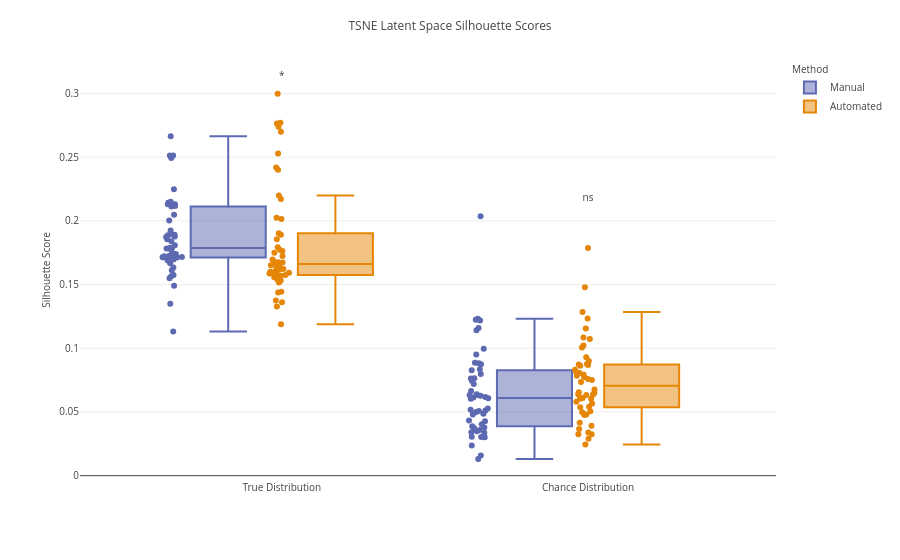

The code cell stored with this chart in its notebook:
### Code cell
silscor_dfmelted2S1 = silscor_dfmelted_tr_ch[silscor_dfmelted_tr_ch['Patient'] == 'S1']
fig = px.box(
    silscor_dfmelted2S1,
    y='Silhouette Score',
    x='Silhouette Level',
    color='Method',
    points='all',  # Shows stripplot-like points
    boxmode='group',
    color_discrete_sequence= px.colors.qualitative.Vivid, 
    color_discrete_map= colorsmap, 
    category_orders=orderforplot    
    )
#fig.update_traces(marker=dict(size=4,opacity=0.9), jitter=0.3, boxmean=True)

# Add significance annotations manually
levels = silscor_dfmelted2S1['Silhouette Level'].unique()

for i, level in enumerate(levels):
    sub_df = silscor_dfmelted2S1[silscor_dfmelted2S1['Silhouette Level'] == level]
    scores_manual = sub_df[sub_df['Method'] == 'Manual']['Silhouette Score'].to_numpy()
    scores_auto = sub_df[sub_df['Method'] == 'Automated']['Silhouette Score'].to_numpy()
    
    stat, p_val = mannwhitneyu(scores_manual, scores_auto)

    # Define label
    sig_label = 'ns'
    if p_val < 0.001:
        sig_label = '***'
    elif p_val < 0.01:
        sig_label = '**'
    elif p_val < 0.05:
        sig_label = '*'

    # Compute annotation Y position
    y_max = sub_df['Silhouette Score'].max()
    fig.add_trace(go.Scatter(
        x=[level],
        y=[y_max + 0.01],
        mode='text',
        text=[sig_label],
        textposition='top center',
        showlegend=False
    ))


mm_to_px = 3.78
fig.update_layout(
    title=dict(text="TSNE Latent Space Silhouette Scores", font=dict(size=12)),
    boxmode="group",
    yaxis_title=dict(text="Silhouette Score", font=dict(size=10)),
    xaxis_title="",
    legend_title=dict(text="Method", font=dict(size=10)),
    font=dict(size=10)
)
# plt.savefig("../figures/figure3/manualvsautomated_TSNEsilhouetteS26.svg", format='svg')
fig.write_image("../figures/figure3/manualvsautomated_TSNEsilhouetteS26PhonChancePlotly.svg", format='svg', scale=3)
fig.show()

### Figure 1 — Plotly figure (JSON) as saved in the notebook; plotly's stock layout.template omitted (floating-point values rounded to 4 significant figures)
{"data": [{"alignmentgroup": "True", "boxpoints": "all", "hovertemplate": "Method=Manual<br>Silhouette Level=%{x}<br>Silhouette Score=%{y}<extra></extra>", "legendgroup": "Manual", "marker": {"color": "rgb(93, 105, 177)"}, "name": "Manual", "notched": false, "offsetgroup": "Manual", "orientation": "v", "showlegend": true, "type": "box", "x": ["Chance Distribution", "Chance Distribution", "Chance Distribution", "Chance Distribution", "Chance Distribution", "Chance Distribution", "Chance Distribution", "Chance Distribution", "Chance Distribution", "Chance Distribution", "Chance Distribution", "Chance Distribution", "Chance Distribution", "Chance Distribution", "Chance Distribution", "Chance Distribution", "Chance Distribution", "Chance Distribution", "Chance Distribution", "Chance Distribution", "Chance Distribution", "Chance Distribution", "Chance Distribution", "Chance Distribution", "Chance Distribution", "Chance Distribution", "Chance Distribution", "Chance Distribution", "Chance Distribution", "Chance Distribution", "Chance Distribution", "Chance Distribution", "Chance Distribution", "Chance Distribution", "Chance Distribution", "Chance Distribution", "Chance Distribution", "Chance Distribution", "Chance Distribution", "Chance Distribution", "Chance Distribution", "Chance Distribution", "Chance Distribution", "Chance Distribution", "Chance Distribution", "Chance Distribution", "Chance Distribution", "Chance Distribution", "Chance Distribution", "Chance Distribution", "True Distribution", "True Distribution", "True Distribution", "True Distribution", "True Distribution", "True Distribution", "True Distribution", "True Distribution", "True Distribution", "True Distribution", "True Distribution", "True Distribution", "True Distribution", "True Distribution", "True Distribution", "True Distribution", "True Distribution", "True Distribution", "True Distribution", "True Distribution", "True Distribution", "True Distribution", "True Distribution", "True Distribution", "True Distribution", "True Distribution", "True Distribution", "True Distribution", "True Distribution", "True Distribution", "True Distribution", "True Distribution", "True Distribution", "True Distribution", "True Distribution", "True Distribution", "True Distribution", "True Distribution", "True Distribution", "True Distribution", "True Distribution", "True Distribution", "True Distribution", "True Distribution", "True Distribution", "True Distribution", "True Distribution", "True Distribution", "True Distribution", "True Distribution"], "x0": " ", "xaxis": "x", "y": [0.05177, 0.07633, 0.1142, 0.04798, 0.0485, 0.03061, 0.03579, 0.06043, 0.01308, 0.01588, 0.04272, 0.1158, 0.03043, 0.02358, 0.0639, 0.0664, 0.04339, 0.03874, 0.1224, 0.1218, 0.06325, 0.03476, 0.08871, 0.09954, 0.05083, 0.06069, 0.03006, 0.0634, 0.08743, 0.08824, 0.06165, 0.06139, 0.03783, 0.09502, 0.07647, 0.08349, 0.05111, 0.03749, 0.06264, 0.07978, 0.03369, 0.03406, 0.1232, 0.0404, 0.07202, 0.04992, 0.07446, 0.2036, 0.05271, 0.08272, 0.1131, 0.1856, 0.2002, 0.1697, 0.1691, 0.1778, 0.1923, 0.1634, 0.1549, 0.1876, 0.135, 0.1725, 0.1491, 0.174, 0.1714, 0.1713, 0.1886, 0.1873, 0.1699, 0.2493, 0.2117, 0.2664, 0.1723, 0.2048, 0.2131, 0.1723, 0.1784, 0.1891, 0.1743, 0.1714, 0.1789, 0.1809, 0.1612, 0.1666, 0.1891, 0.2143, 0.1784, 0.2137, 0.1739, 0.2514, 0.2249, 0.1574, 0.215, 0.1566, 0.2112, 0.1716, 0.1839, 0.213, 0.2513, 0.2131], "y0": " ", "yaxis": "y"}, {"alignmentgroup": "True", "boxpoints": "all", "hovertemplate": "Method=Automated<br>Silhouette Level=%{x}<br>Silhouette Score=%{y}<extra></extra>", "legendgroup": "Automated", "marker": {"color": "rgb(229, 134, 6)"}, "name": "Automated", "notched": false, "offsetgroup": "Automated", "orientation": "v", "showlegend": true, "type": "box", "x": ["Chance Distribution", "Chance Distribution", "Chance Distribution", "Chance Distribution", "Chance Distribution", "Chance Distribution", "Chance Distribution", "Chance Distribution", "Chance Distribution", "Chance Distribution", "Chance Distribution", "Chance Distribution", "Chance Distribution", "Chance Distribution", "Chance Distribution", "Chance Distribution", "Chance Distribution", "Chance Distribution", "Chance Distribution", "Chance Distribution", "Chance Distribution", "Chance Distribution", "Chance Distribution", "Chance Distribution", "Chance Distribution", "Chance Distribution", "Chance Distribution", "Chance Distribution", "Chance Distribution", "Chance Distribution", "Chance Distribution", "Chance Distribution", "Chance Distribution", "Chance Distribution", "Chance Distribution", "Chance Distribution", "Chance Distribution", "Chance Distribution", "Chance Distribution", "Chance Distribution", "Chance Distribution", "Chance Distribution", "Chance Distribution", "Chance Distribution", "Chance Distribution", "Chance Distribution", "Chance Distribution", "Chance Distribution", "Chance Distribution", "Chance Distribution", "True Distribution", "True Distribution", "True Distribution", "True Distribution", "True Distribution", "True Distribution", "True Distribution", "True Distribution", "True Distribution", "True Distribution", "True Distribution", "True Distribution", "True Distribution", "True Distribution", "True Distribution", "True Distribution", "True Distribution", "True Distribution", "True Distribution", "True Distribution", "True Distribution", "True Distribution", "True Distribution", "True Distribution", "True Distribution", "True Distribution", "True Distribution", "True Distribution", "True Distribution", "True Distribution", "True Distribution", "True Distribution", "True Distribution", "True Distribution", "True Distribution", "True Distribution", "True Distribution", "True Distribution", "True Distribution", "True Distribution", "True Distribution", "True Distribution", "True Distribution", "True Distribution", "True Distribution", "True Distribution", "True Distribution", "True Distribution", "True Distribution", "True Distribution"], "x0": " ", "xaxis": "x", "y": [0.02449, 0.1022, 0.06034, 0.1787, 0.08063, 0.1285, 0.0651, 0.05792, 0.07361, 0.0603, 0.08689, 0.09302, 0.03389, 0.08306, 0.07512, 0.0633, 0.02899, 0.03657, 0.07747, 0.1085, 0.0676, 0.05056, 0.07921, 0.05375, 0.148, 0.05662, 0.04149, 0.06386, 0.1234, 0.0759, 0.03253, 0.07836, 0.0655, 0.04801, 0.08994, 0.03927, 0.06105, 0.08636, 0.1073, 0.04977, 0.03254, 0.04768, 0.08755, 0.0812, 0.0806, 0.06367, 0.1005, 0.08721, 0.1155, 0.05406, 0.27, 0.1749, 0.1623, 0.1679, 0.1593, 0.1891, 0.2419, 0.277, 0.2016, 0.2998, 0.1327, 0.2765, 0.1362, 0.1771, 0.1856, 0.1675, 0.1188, 0.1375, 0.1624, 0.2024, 0.1724, 0.1569, 0.2199, 0.154, 0.1655, 0.159, 0.2401, 0.1594, 0.1672, 0.1902, 0.1437, 0.1616, 0.2738, 0.1652, 0.1763, 0.2528, 0.1601, 0.1575, 0.1444, 0.1668, 0.1698, 0.1641, 0.1793, 0.161, 0.157, 0.1557, 0.1533, 0.1587, 0.1516, 0.2172], "y0": " ", "yaxis": "y"}, {"mode": "text", "showlegend": false, "text": ["ns"], "textposition": "top center", "type": "scatter", "x": ["Chance Distribution"], "y": [0.2136]}, {"mode": "text", "showlegend": false, "text": ["*"], "textposition": "top center", "type": "scatter", "x": ["True Distribution"], "y": [0.3098]}], "layout": {"boxmode": "group", "font": {"size": 10}, "legend": {"title": {"font": {"size": 10}, "text": "Method"}, "tracegroupgap": 0}, "margin": {"t": 60}, "title": {"font": {"size": 12}, "text": "TSNE Latent Space Silhouette Scores"}, "xaxis": {"anchor": "y", "categoryarray": ["True Distribution", "Chance Distribution"], "categoryorder": "array", "domain": [0, 1], "title": {"text": ""}}, "yaxis": {"anchor": "x", "domain": [0, 1], "title": {"font": {"size": 10}, "text": "Silhouette Score"}}}}
